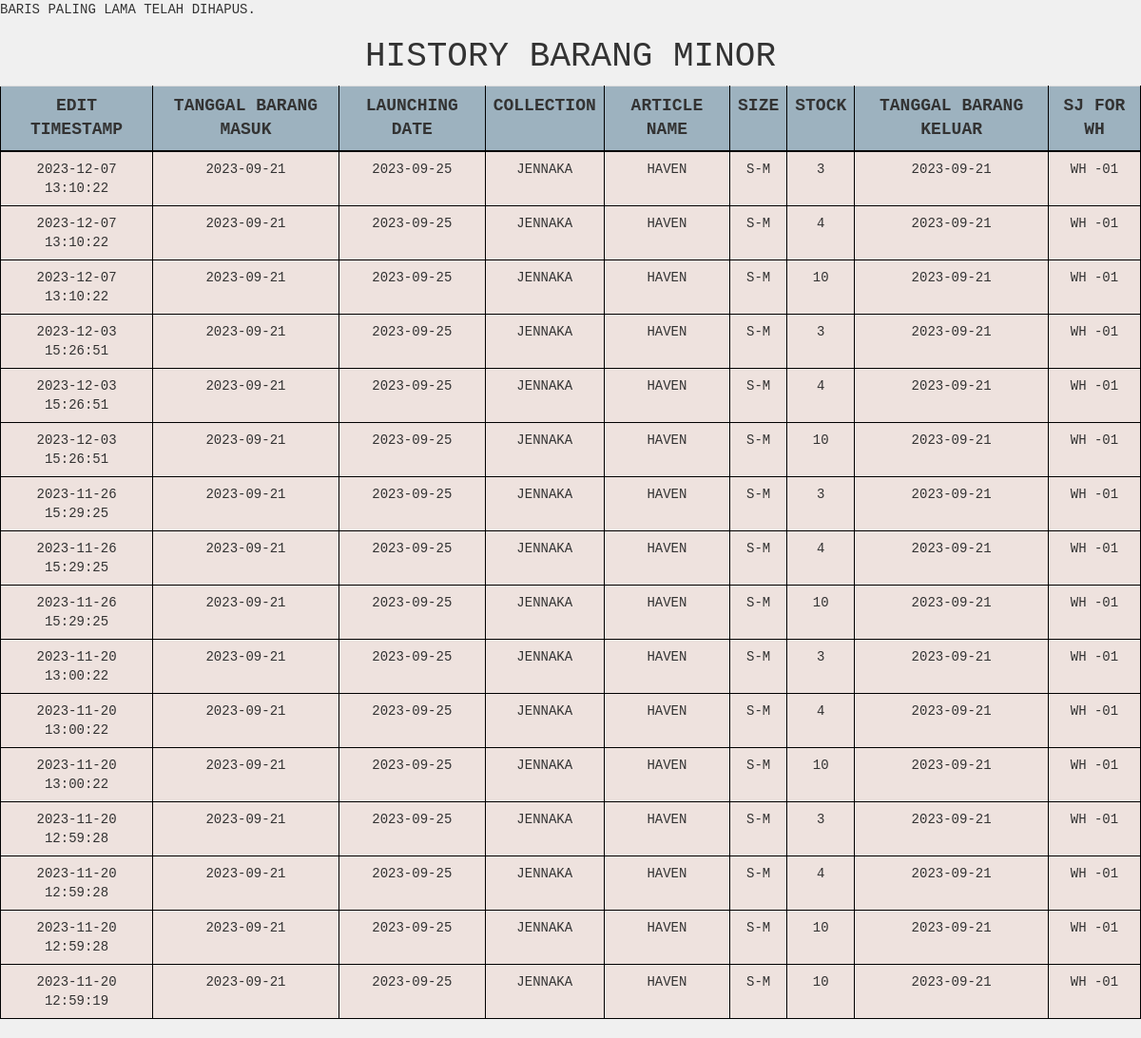
Before: /qc/barangminor/barangminor_history.php (signed in) with the older database file.
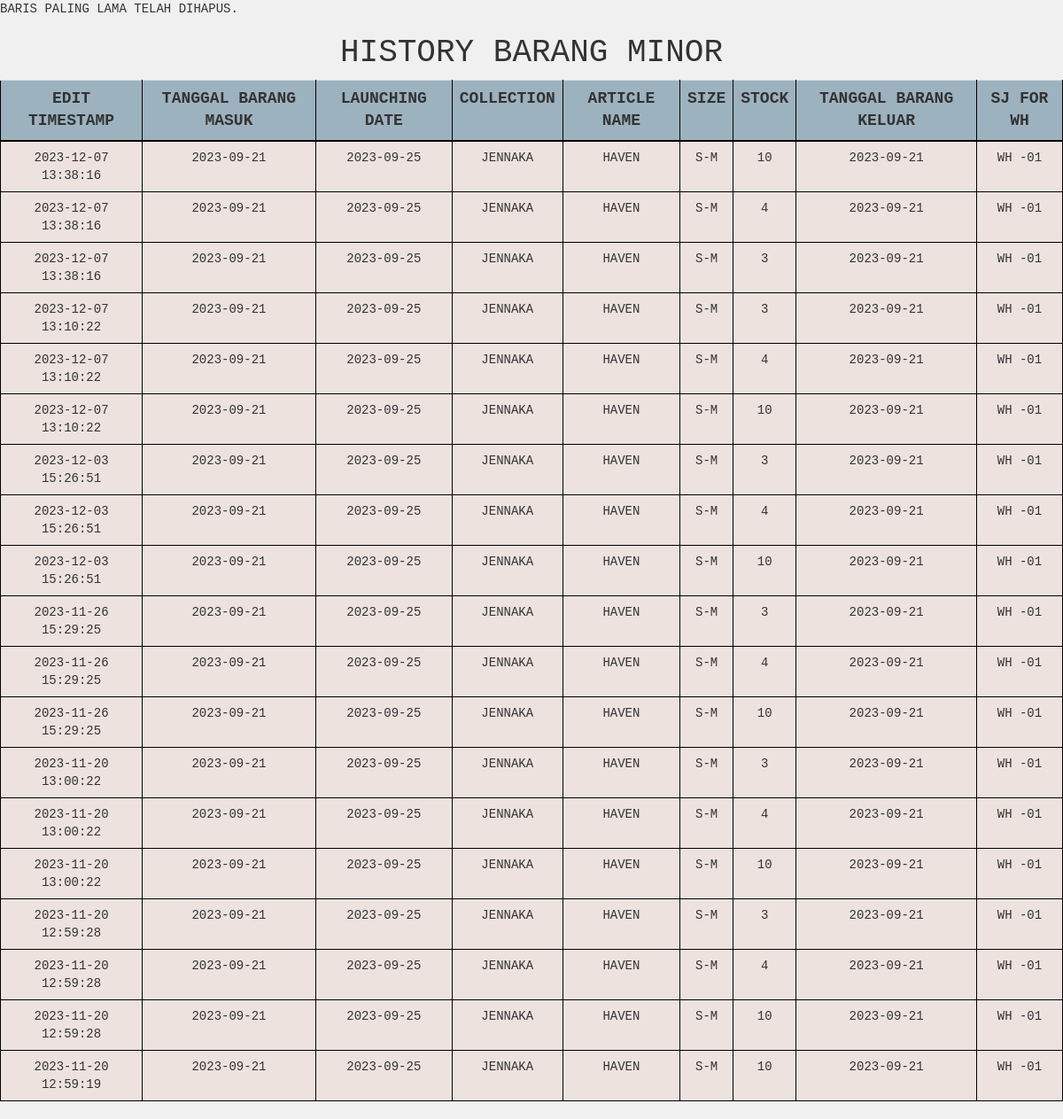
After: the same page with the newer database file.
### tables this page shows
CREATE TABLE `barang_minor_history` (
  `id` int(25) NOT NULL,
  `idbarang_minor` int(25) NOT NULL,
  `tgl_brg_masuk` date NOT NULL,
  `launching_date` date NOT NULL,
  `collection` varchar(255) NOT NULL,
  `article_name` varchar(255) NOT NULL,
  `size` varchar(15) NOT NULL,
  `stock` int(255) NOT NULL,
  `tgl_brg_keluar` date NOT NULL,
  `sj_for_wh` varchar(255) NOT NULL,
  `idbarang_qc` int(25) NOT NULL,
  `edit_timestamp` timestamp NOT NULL DEFAULT current_timestamp()
);

### qc/barangminor/barangminor_history.php (the view, shortened to what this page needs)
<?php
$servername = "localhost";
$username = "root";
$password = "";
$dbname = "gudangjenna";
$conn = mysqli_connect($servername, $username, $password, $dbname);
$sql = "SELECT * FROM barang_minor_history ORDER BY edit_timestamp DESC";
$result = mysqli_query($conn, $sql);
?>
<!DOCTYPE html>
<html>
<head>
    <link href="../../vendor/css/bootstrap/bootstrap.min.css" rel="stylesheet">
    <link href="../../vendor/css/bootstrap/bootstrap.css" rel="stylesheet">
    <link href="../../vendor/font-awesome/css/font-awesome.min.css" rel="stylesheet" type="text/css">
    <link href="../../css/tabel.css" rel="stylesheet">
</head>
<body>
    <h1 style="text-align: center;">History Barang Minor</h1>
    <table class="table table-hover">
        <tr>
            <th>Edit Timestamp</th>
            <th>Tanggal Barang Masuk</th>
            <th>Launching Date</th>
            <th>Collection</th>
            <th>Article Name</th>
            <th>Size</th>
            <th>Stock</th>
            <th>Tanggal Barang Keluar</th>
            <th>Sj For WH</th>
        </tr>
        <?php
        while ($row = mysqli_fetch_assoc($result)) {
            echo "<tr>";
            echo "<td>" . $row['edit_timestamp'] . "</td>";
            echo "<td>" . $row['tgl_brg_masuk'] . "</td>";
            echo "<td>" . $row['launching_date'] . "</td>";
            echo "<td>" . $row['collection'] . "</td>";
            echo "<td>" . $row['article_name'] . "</td>";
            echo "<td>" . $row['size'] . "</td>";
            echo "<td>" . $row['stock'] . "</td>";
            echo "<td>" . $row['tgl_brg_keluar'] . "</td>";
            echo "<td>" . $row['sj_for_wh'] . "</td>";
            echo "</tr>";
        }
        ?>
    </table>
</body>
</html>

Changed rows visible on the page:
added barang_minor_history: edit_timestamp "2023-12-07 13:38:16", tgl_brg_masuk "2023-09-21", launching_date "2023-09-25", collection "JENNAKA", article_name "HAVEN", size "S-M", stock "10", tgl_brg_keluar "2023-09-21", sj_for_wh "WH -01"
added barang_minor_history: edit_timestamp "2023-12-07 13:38:16", tgl_brg_masuk "2023-09-21", launching_date "2023-09-25", collection "JENNAKA", article_name "HAVEN", size "S-M", stock "4", tgl_brg_keluar "2023-09-21", sj_for_wh "WH -01"
added barang_minor_history: edit_timestamp "2023-12-07 13:38:16", tgl_brg_masuk "2023-09-21", launching_date "2023-09-25", collection "JENNAKA", article_name "HAVEN", size "S-M", stock "3", tgl_brg_keluar "2023-09-21", sj_for_wh "WH -01"
